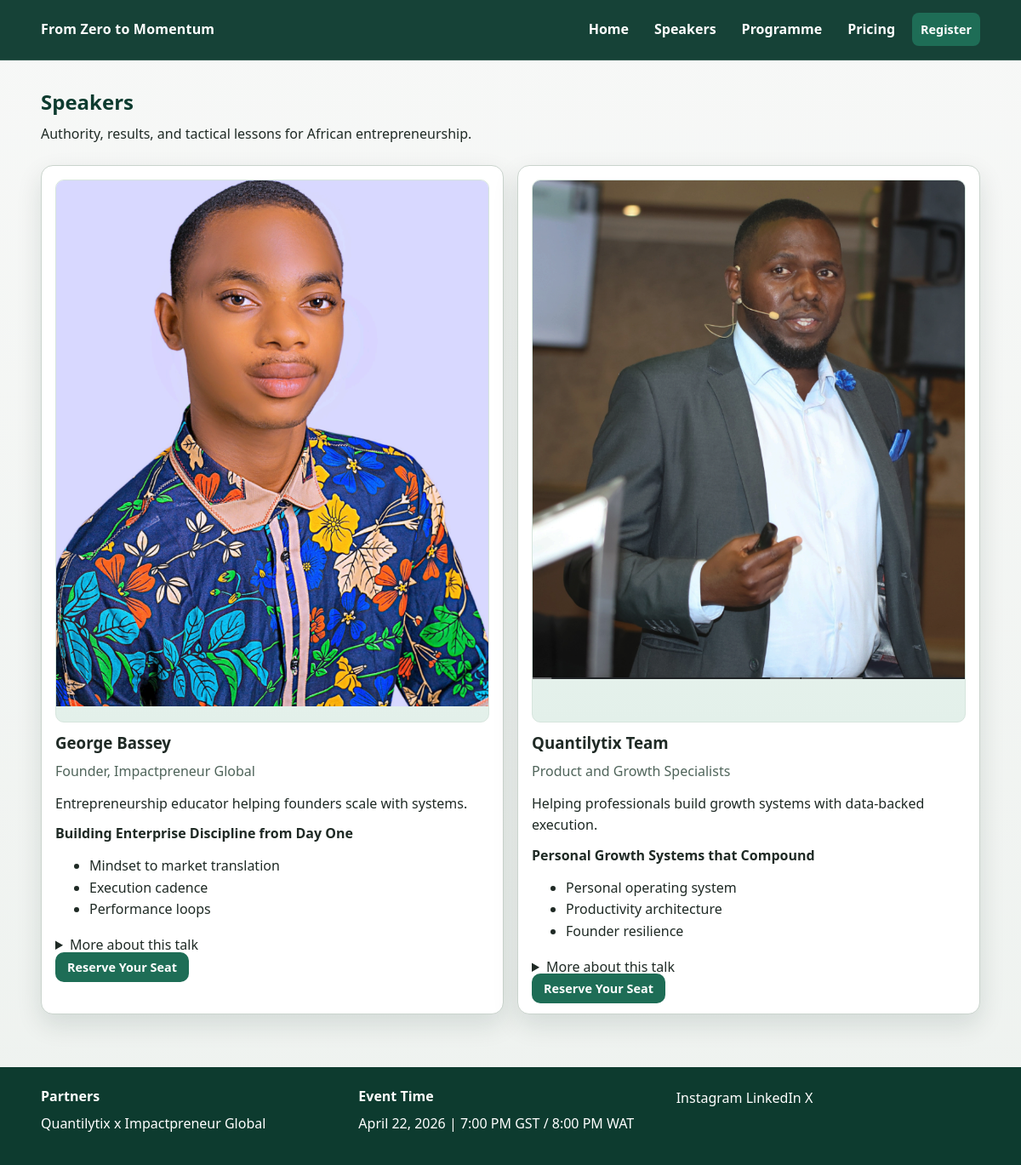
Screenshot of /speakers/ with the database file from the repository.
### core/models.py (models this page shows, shortened)
class Speaker(models.Model):
    name = models.CharField(max_length=120)
    role = models.CharField(max_length=200)
    bio = models.TextField()
    photo_url = models.URLField(blank=True)
    talk_title = models.CharField(max_length=200)
    key_insights = models.TextField(help_text='One insight per line.')
    extra_details = models.TextField(blank=True)
    display_order = models.PositiveIntegerField(default=0)
    class Meta:
        ordering = ['display_order', 'name']

### core/views.py (the view)
# urls.py: path('speakers/', views.speakers, name='speakers'),
def speakers(request):
    speaker_images = {
        'George Bassey': static('speakers/GeorgeBassey.png'),
        'Helper Zhou': static('speakers/HelperZhou.png'),
        'Quantilytix Team': static('speakers/HelperZhou.png'),
    }
    context = {
        **global_context(),
        'speakers': Speaker.objects.all(),
        'speaker_images': speaker_images,
    }
    return render(request, 'core/speakers.html', context)

### core/templatetags/core_extras.py (called while the page is built)
@register.filter
def split_lines(value):
    if not value:
        return []
    return [line.strip() for line in str(value).splitlines() if line.strip()]

@register.filter
def get_item(mapping, key):
    if not mapping:
        return None
    return mapping.get(key)

### core/views.py (called while the page is built)
def global_context():
    return {
        'event_title': 'From Zero to Momentum: Mastering Personal Development & Entrepreneurship the African Way',
        'event_hosts': 'Quantilytix x Impactpreneur Global',
        'event_datetime': 'April 22, 2026 | 7:00 PM GST / 8:00 PM WAT',
        'event_start_iso': settings.EVENT_START_ISO,
        'sponsors': Sponsor.objects.filter(active=True),
    }

### templates/core/speakers.html (shortened to what this page needs)
{% extends 'base.html' %}
{% load core_extras %}
{% block content %}
<section class="container page-head">
    <h1>Speakers</h1>
    <p>Authority, results, and tactical lessons for African entrepreneurship.</p>
</section>
<section class="container cards-grid speaker-grid">
    {% for speaker in speakers %}
    <article class="speaker-card">
        {% with speaker_images|get_item:speaker.name as speaker_image %}
        {% if speaker_image %}
        <div class="speaker-photo-frame">
            <img class="speaker-photo" src="{{ speaker_image }}" alt="{{ speaker.name }}" />
        </div>
        {% endif %}
        {% endwith %}
        <h3>{{ speaker.name }}</h3>
        <p class="muted">{{ speaker.role }}</p>
        <p>{{ speaker.bio }}</p>
        <h4>{{ speaker.talk_title }}</h4>
        <ul>
            {% for insight in speaker.key_insights|split_lines %}
            <li>{{ insight }}</li>
            {% endfor %}
        </ul>
        {% if speaker.extra_details %}
        <details>
            <summary>More about this talk</summary>
        </details>
        {% endif %}
        <a class="btn btn-small" href="{% url 'register' %}">Reserve Your Seat</a>
    </article>
    {% empty %}
    <p>No speakers configured yet. Add them from admin.</p>
    {% endfor %}
</section>
{% endblock %}

### templates/base.html (shortened to what this page needs)
{% load static %}
<!DOCTYPE html>
<html lang="en">
<head>
    <link rel="stylesheet" href="{% static 'css/styles.css' %}?v=20260402" />
</head>
<body>
    <header class="site-header">
        <a class="brand" href="{% url 'home' %}">From Zero to Momentum</a>
        <nav>
            <a href="{% url 'home' %}">Home</a>
            <a href="{% url 'speakers' %}">Speakers</a>
            <a href="{% url 'programme' %}">Programme</a>
            <a href="{% url 'pricing' %}">Pricing</a>
            <a href="{% url 'register' %}" class="btn btn-small">Register</a>
        </nav>
    </header>
    <main>
        {% block content %}{% endblock %}
    </main>
    <footer class="site-footer">
        <div>
            <h4>Partners</h4>
            <p>{{ event_hosts }}</p>
        </div>
        <div>
            <h4>Event Time</h4>
            <p>{{ event_datetime }}</p>
        </div>
        <div class="socials">
            <a href="#">Instagram</a>
            <a href="#">LinkedIn</a>
            <a href="#">X</a>
        </div>
    </footer>
</body>
</html>

### static/css/styles.css (style rules this page uses)
:root { --green-900: #0d3b2f; --green-800: #125543; --green-700: #1e6d56; --green-500: #2f8f6d; --green-100: #e7f5ef; --gold-500: #c9a227; --stone-50: #f7f8f7; --stone-100: #eef2ef; --stone-300: #cad4cd; --ink: #1f2a25; --white: #ffffff; --radius: 14px; --shadow: 0 12px 30px rgba(9, 42, 32, 0.12); }
* { box-sizing: border-box; }
html, body { margin: 0; padding: 0; }
body { font-family: "Segoe UI", "Helvetica Neue", Arial, sans-serif; color: var(--ink); background: linear-gradient(180deg, var(--stone-50), var(--stone-100)); line-height: 1.6; }
h1, h2, h3, h4 { margin: 0 0 10px; line-height: 1.25; }
p { margin: 0 0 12px; }
.container { width: min(1120px, 92%); margin: 0 auto; }
.site-header { position: sticky; top: 0; z-index: 100; display: flex; justify-content: space-between; align-items: center; gap: 14px; padding: 14px 4%; background: rgba(13, 59, 47, 0.96); border-bottom: 1px solid rgba(255, 255, 255, 0.12); }
.brand { color: var(--white); text-decoration: none; font-weight: 800; letter-spacing: 0.2px; }
.site-header nav { display: flex; align-items: center; gap: 10px; flex-wrap: wrap; }
.site-header nav a { color: var(--white); text-decoration: none; padding: 8px 10px; border-radius: 8px; font-weight: 600; }
.btn { border: 0; border-radius: 10px; padding: 11px 18px; text-decoration: none; cursor: pointer; background: var(--green-700); color: var(--white); font-weight: 700; transition: transform 0.18s ease, background 0.2s ease; }
.btn-small { padding: 8px 14px; font-size: 0.9rem; }
.page-head { padding: 34px 0 12px; }
.page-head h1 { color: var(--green-900); }
.cards-grid, .pricing-grid, .logo-grid { display: grid; grid-template-columns: repeat(auto-fit, minmax(250px, 1fr)); gap: 16px; padding-bottom: 38px; }
.speaker-card, .pricing-card, .offer-card, .logo-card { background: var(--white); border: 1px solid var(--stone-300); border-radius: var(--radius); padding: 16px; box-shadow: var(--shadow); }
.speaker-card img, .logo-card img { width: 100%; border-radius: 10px; margin-bottom: 10px; }
.speaker-photo-frame { width: 100%; aspect-ratio: 4 / 5; background: linear-gradient(180deg, #f4fbf7, #e3f0ea); border-radius: 10px; overflow: hidden; margin-bottom: 12px; display: flex; align-items: center; justify-content: center; border: 1px solid #d6e5dd; }
.speaker-photo { width: 100%; height: 100%; object-fit: contain; object-position: center top; display: block; }
.muted { color: #4f645a; }
.site-footer { margin-top: 24px; background: var(--green-900); color: var(--white); display: grid; grid-template-columns: repeat(auto-fit, minmax(200px, 1fr)); gap: 16px; padding: 24px 4%; }
.site-footer a { color: var(--white); text-decoration: none; }

### rows the page displays
Speaker: shows a picture, name "George Bassey", role "Founder, Impactpreneur Global", bio "Entrepreneurship educator helping founders scale with systems.", talk_title "Building Enterprise Discipline from Day One", key_insights "Mindset to market translation" "Execution cadence" "Performance loops"
Speaker: shows a picture, name "Quantilytix Team", role "Product and Growth Specialists", bio "Helping professionals build growth systems with data-backed execution.", talk_title "Personal Growth Systems that Compound", key_insights "Personal operating system" "Productivity architecture" "Founder resilience"

### other values shown
{{ event_hosts }} "Quantilytix x Impactpreneur Global"
{{ event_datetime }} "April 22, 2026 | 7:00 PM GST / 8:00 PM WAT"
